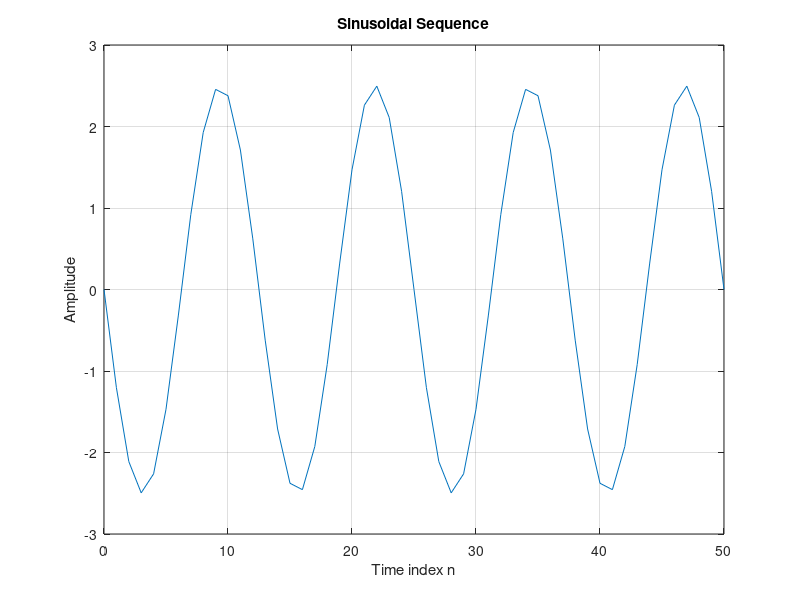

Here is the MATLAB script that generated this plot:
% Program Q1_22
% Generation of a sinusoidal sequence
n = 0:50;
f = 0.08;
phase = -90*pi/180;
A = 2.5;
arg = 2*pi*f*n - phase;
x = A*cos(arg);
clf; % Clear old graph
plot(n,x); % Plot the generated sequence
axis([0 50 -3 3]);
grid;
title('Sinusoidal Sequence');
xlabel('Time index n');
ylabel('Amplitude');
axis;
